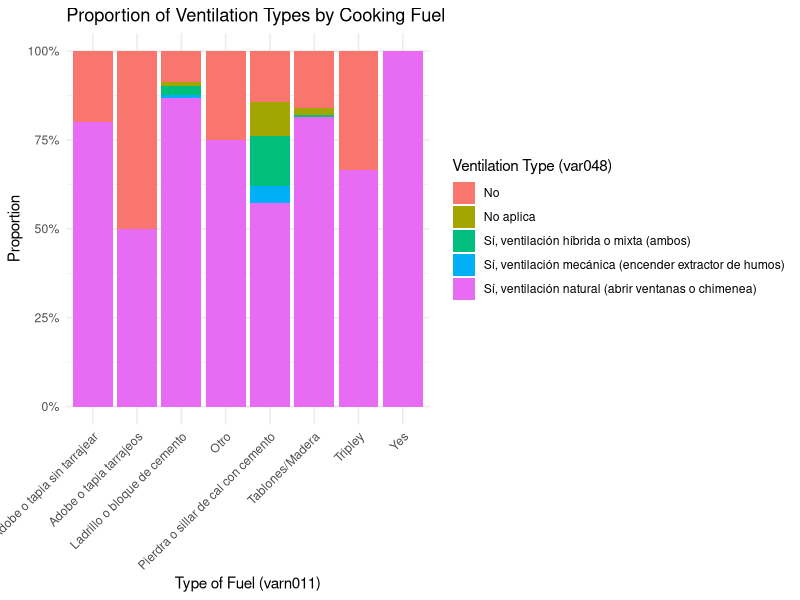
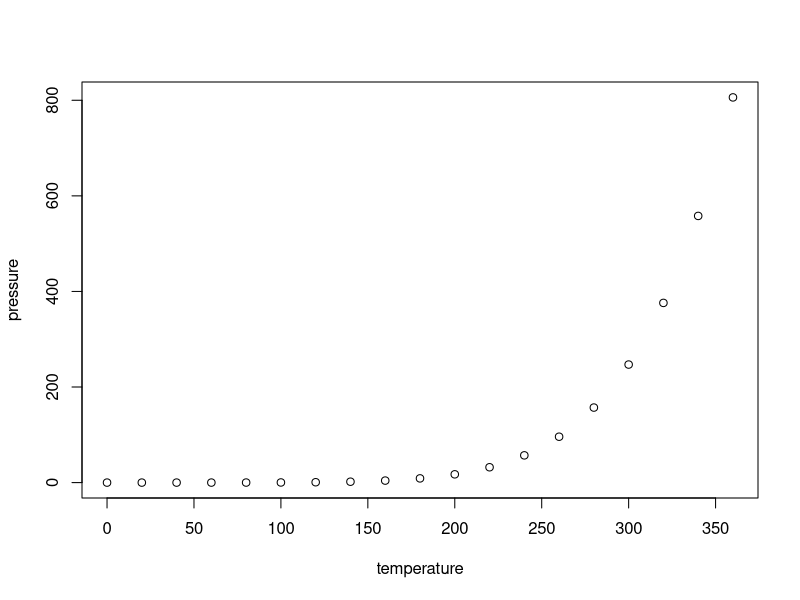

Write R code to recreate these figures, in order.
## ---- chunk 1
knitr::opts_chunk$set(echo = TRUE)

# install.packages("readxl")   # Run this once
library(readxl)
library(ggplot2)
library(dplyr)
library(stringr)
library(tidyr)
library(tidyverse)
## ---- chunk 2
# Load the first sheet
base_monica <- read_excel("Base_de_datos_Monica.xlsx")

base_uHoo <- read_excel("Base_de_datos_UHOO.xlsx")

## ---- chunk 3
merged_data <- base_uHoo %>%
  full_join(
    base_monica,
    by = c(
      "Conglomerado o # de pin" = "var010",
      "Sector"                 = "var009"
    ),
    relationship = "many-to-many"
  )

## ---- chunk 4
merged_data %>% 
  select(Sector, `Conglomerado o # de pin`) %>% 
  head(10)


merged_data %>%
  filter(!is.na(varn011), !is.na(var048)) %>%  # remove missing
  group_by(varn011, var048) %>%
  summarise(count = n(), .groups = "drop") %>%
  group_by(varn011) %>%
  mutate(prop = count / sum(count)) %>%
  ggplot(aes(x = varn011, y = prop, fill = var048)) +
  geom_col(position = "fill") +
  labs(
    title = "Proportion of Ventilation Types by Cooking Fuel",
    x = "Type of Fuel (varn011)",
    y = "Proportion",
    fill = "Ventilation Type (var048)"
  ) +
  scale_y_continuous(labels = scales::percent) +
  theme_minimal() +
  theme(
    axis.text.x = element_text(angle = 45, hjust = 1)
  )

## ---- chunk 5
plot(pressure)

